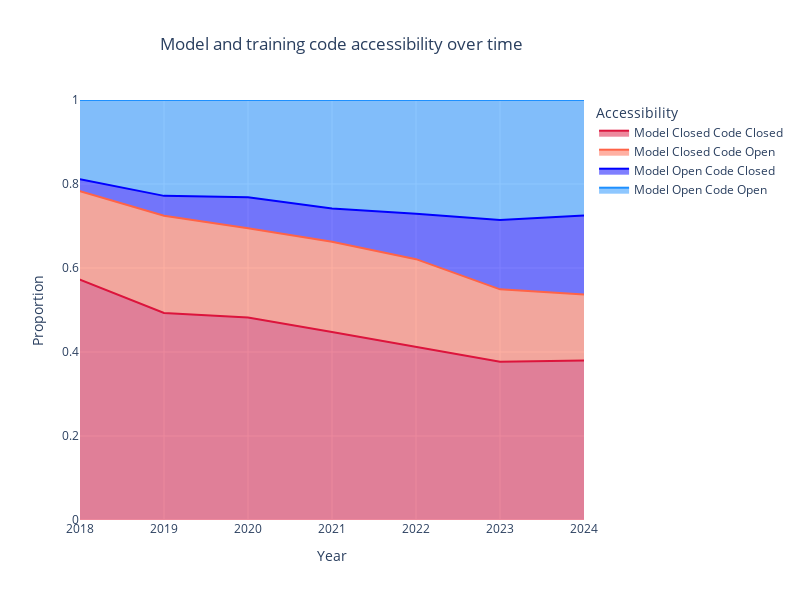

The code cell stored with this chart in its notebook:
### Code cell
# sort using custom order
sort_order = ['Model Closed Code Closed', 'Model Closed Code Open', 'Model Open Code Closed', 'Model Open Code Open']

with_totals['Category_sorted'] = pd.Categorical(with_totals['Category'], categories=sort_order, ordered=True)
with_totals = with_totals.sort_values('Category_sorted')


colors = ['crimson', 'tomato', 'blue', 'dodgerblue']
fig = px.area(with_totals, x='Year', y='proportion', color='Category', line_group='Category',
              labels={'proportion': 'Proportion', 'Year': 'Year', 'Category': 'Accessibility'},
              title='Model and training code accessibility over time', color_discrete_sequence=colors)

fig.update_yaxes(range=[0, 1])
fig.update_xaxes(range=[2018, 2024])
fig.update_layout(
    autosize=False,
    width=800,
    height=600,
    title_x=0.2,
)

save_plot(fig, results_dir, f'model_code_accessibility_over_time')

fig.show()

### Figure 1 — Plotly figure (JSON) as saved in the notebook; plotly's stock layout.template omitted (floating-point values rounded to 4 significant figures)
{"data": [{"fillpattern": {"shape": ""}, "hovertemplate": "Accessibility=Model Closed Code Closed<br>Year=%{x}<br>Proportion=%{y}<extra></extra>", "legendgroup": "Model Closed Code Closed", "line": {"color": "crimson"}, "marker": {"symbol": "circle"}, "mode": "lines", "name": "Model Closed Code Closed", "orientation": "v", "showlegend": true, "stackgroup": "1", "type": "scatter", "x": [2015, 2016, 2017, 2018, 2019, 2020, 2021, 2022, 2023, 2024], "xaxis": "x", "y": [0.6364, 0.7027, 0.6438, 0.5725, 0.4928, 0.4823, 0.4477, 0.4124, 0.3767, 0.3799], "yaxis": "y"}, {"fillpattern": {"shape": ""}, "hovertemplate": "Accessibility=Model Closed Code Open<br>Year=%{x}<br>Proportion=%{y}<extra></extra>", "legendgroup": "Model Closed Code Open", "line": {"color": "tomato"}, "marker": {"symbol": "circle"}, "mode": "lines", "name": "Model Closed Code Open", "orientation": "v", "showlegend": true, "stackgroup": "1", "type": "scatter", "x": [2023, 2022, 2021, 2020, 2024, 2018, 2017, 2016, 2015, 2019], "xaxis": "x", "y": [0.1725, 0.2086, 0.215, 0.2125, 0.1572, 0.2101, 0.2466, 0.1351, 0.09091, 0.2319], "yaxis": "y"}, {"fillpattern": {"shape": ""}, "hovertemplate": "Accessibility=Model Open Code Closed<br>Year=%{x}<br>Proportion=%{y}<extra></extra>", "legendgroup": "Model Open Code Closed", "line": {"color": "blue"}, "marker": {"symbol": "circle"}, "mode": "lines", "name": "Model Open Code Closed", "orientation": "v", "showlegend": true, "stackgroup": "1", "type": "scatter", "x": [2022, 2021, 2020, 2019, 2018, 2017, 2016, 2015, 2024, 2023], "xaxis": "x", "y": [0.1083, 0.0789, 0.07357, 0.0471, 0.02899, 0.0137, 0.02703, 0, 0.1878, 0.1652], "yaxis": "y"}, {"fillpattern": {"shape": ""}, "hovertemplate": "Accessibility=Model Open Code Open<br>Year=%{x}<br>Proportion=%{y}<extra></extra>", "legendgroup": "Model Open Code Open", "line": {"color": "dodgerblue"}, "marker": {"symbol": "circle"}, "mode": "lines", "name": "Model Open Code Open", "orientation": "v", "showlegend": true, "stackgroup": "1", "type": "scatter", "x": [2024, 2021, 2020, 2019, 2018, 2017, 2016, 2015, 2023, 2022], "xaxis": "x", "y": [0.2751, 0.2584, 0.2316, 0.2283, 0.1884, 0.09589, 0.1351, 0.2727, 0.2855, 0.2707], "yaxis": "y"}], "layout": {"autosize": false, "height": 600, "legend": {"title": {"text": "Accessibility"}, "tracegroupgap": 0}, "title": {"text": "Model and training code accessibility over time", "x": 0.2}, "width": 800, "xaxis": {"anchor": "y", "domain": [0, 1], "range": [2018, 2024], "title": {"text": "Year"}}, "yaxis": {"anchor": "x", "domain": [0, 1], "range": [0, 1], "title": {"text": "Proportion"}}}}
